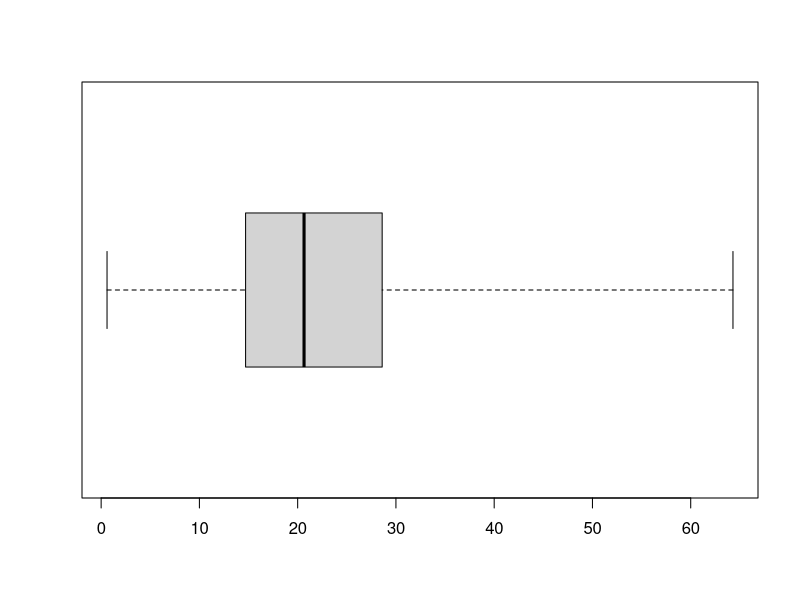
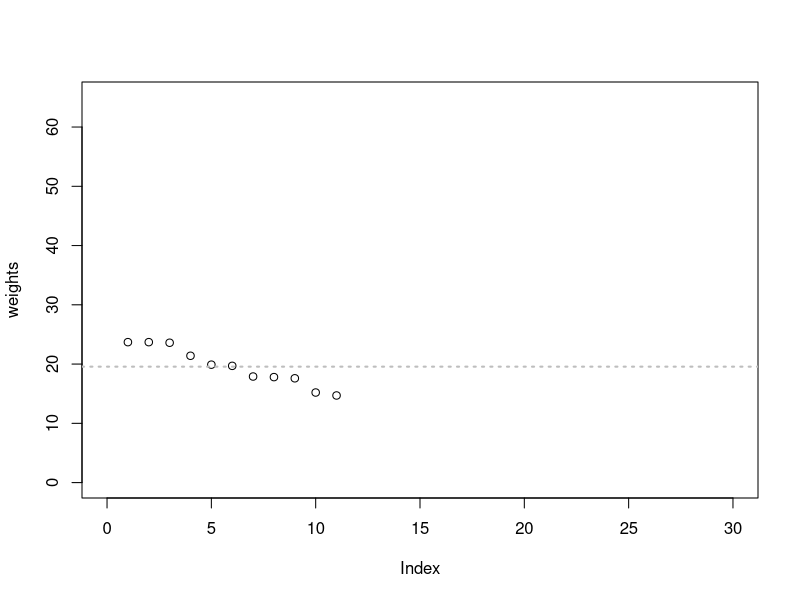
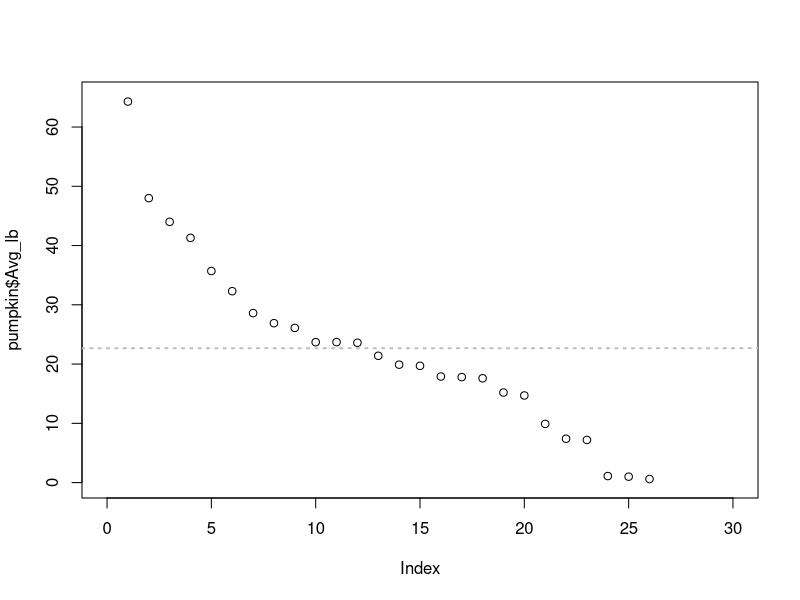
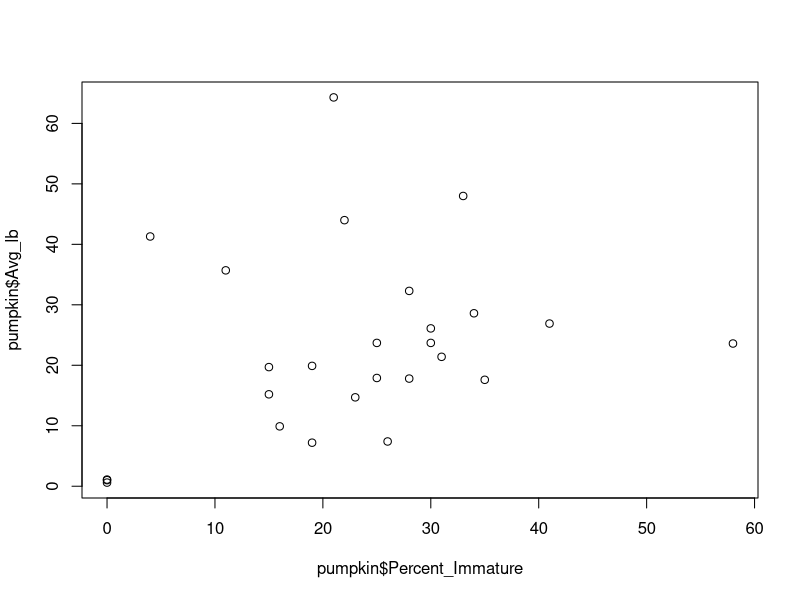
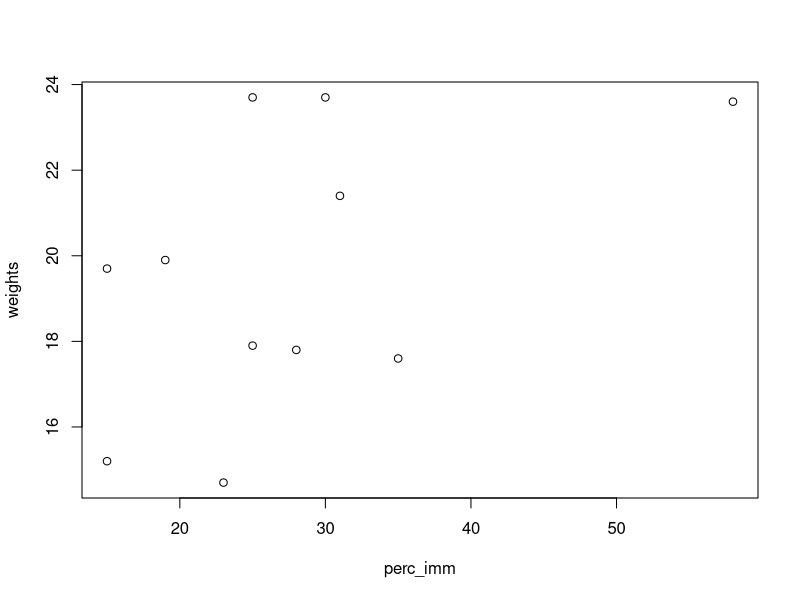
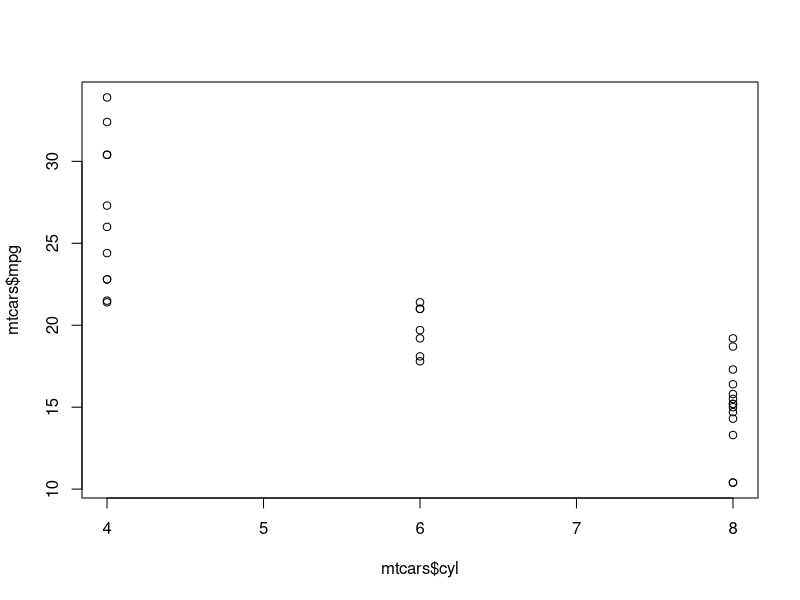
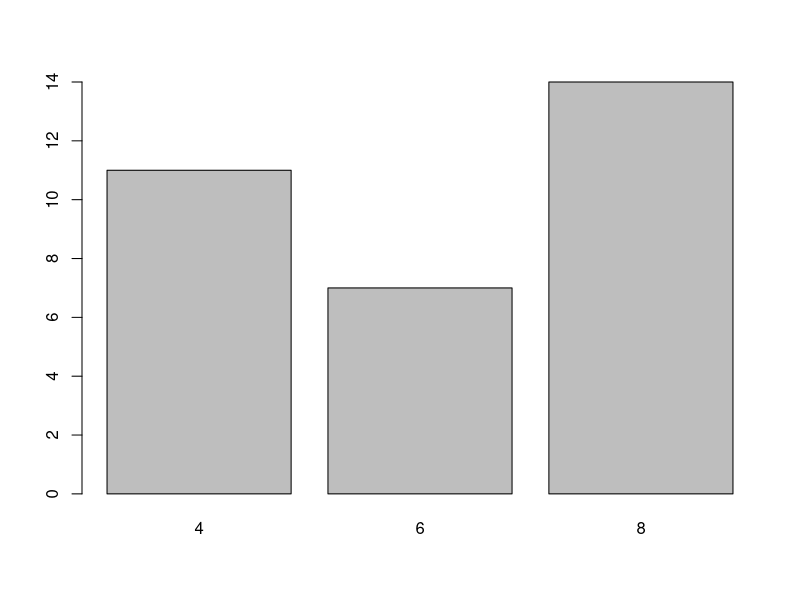
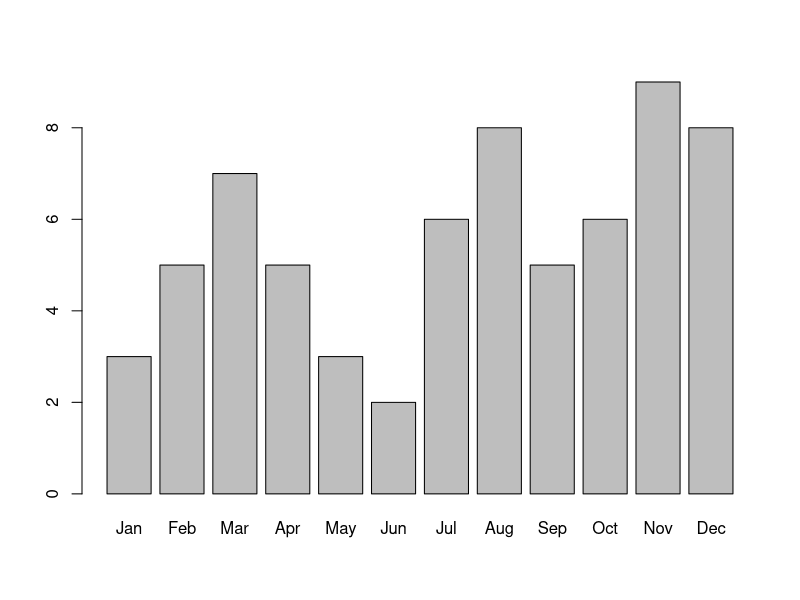

These charts were generated, in order, by the following R code:
## ---- chunk 1
knitr::opts_chunk$set(warning = FALSE)
knitr::opts_chunk$set(message = FALSE)
## ---- chunk 2
weights <- c(23.7,23.7,23.6,21.4,19.9,19.7,    # Medium category only
            17.9,17.8,17.6,15.2,14.7)
meanw <- mean(weights)    # mean
medw <- median(weights)   # median
cat("mean=", meanw, "median=", medw, "\n")
sd(weights)    # standard deviation
range <- max(weights) - min(weights)  # range
range
## ---- chunk 3
getmode <- function(v) {
  uv <- unique(v)
  uv[which.max(tabulate(match(v, uv)))]
}
getmode(weights)
## ---- chunk 4
tapply(mtcars$mpg,INDEX=mtcars$cyl,FUN=mean)
## ---- chunk 5
# read the data
setwd("d:/fscj/WorkingConnections/WWC22-R/WWC2022/workbooks/day2")
pumpkin <- read.csv("pumpkin.csv")
# set the column names
names(pumpkin) <- c("Size","Num_Immature_Acre",
                    "Percent_Immature","Avg_lb")
# find the mean per size category
result <- tapply(pumpkin$Avg_lb,INDEX=pumpkin$Size,FUN=mean)
# it's alphabetical, sort it numerically
sort(result,decreasing=TRUE)
# use the custom getmode function to find the mode per size category 
result <- tapply(pumpkin$Avg_lb,INDEX=pumpkin$Size,FUN=getmode)
# sort it
sort(result,decreasing=TRUE)
## ---- chunk 6
quantile(pumpkin$Avg_lb)
## ---- chunk 7
boxplot(pumpkin$Avg_lb, horizontal=T, range=0)
## ---- chunk 8
var(weights)         # variance of medium pumpkin category
var(pumpkin$Avg_lb)  # variance of all pumpkin weight categories

# plot the data to visualize it!
plot(weights, xlim=c(0,30), ylim=c(0,65))
abline(h=mean(weights),lwd=2,lty=3, col="gray")

plot(pumpkin$Avg_lb, xlim=c(0,30), ylim=c(0,65))
abline(h=mean(pumpkin$Avg_lb),lwd=2,lty=3, col="gray")
## ---- chunk 9
# show covariance, correlation and scatter plot for all pumpkins
# percent immature vs. weight
cov(pumpkin$Percent_Immature,pumpkin$Avg_lb)
cor(pumpkin$Percent_Immature,pumpkin$Avg_lb)
plot(pumpkin$Percent_Immature,pumpkin$Avg_lb)

# show covariance, correlation and scatter plot for medium category
# percent immature vs. weight
perc_imm <- pumpkin[10:20,3]
cov(perc_imm,weights)
cor(perc_imm,weights)
plot(perc_imm,weights)
## ---- chunk 10
cov(mtcars$cyl,mtcars$mpg)
cor(mtcars$cyl,mtcars$mpg)
plot(mtcars$cyl, mtcars$mpg)
## ---- chunk 11
# create a barplot from mtcars Dataset
# plot observations per cylinder (cyl) 
mtcars[1:5,]
cyl.freq <- table(mtcars$cyl)  # table() tabulates values
cyl.freq
barplot(cyl.freq)
## ---- chunk 12
rain <- c(3, 5, 7, 5, 3, 2, 6, 8, 5, 6, 9, 8)
barplot(rain, names = month.abb)
## ---- chunk 13
barplot(rain, xlab = 'Month', ylab = 'Rainfall cm',
        ylim = c(0,10), col = 'lightblue')
 
abline(h = seq(1,9,2), lty = 2, lwd = 0.5, col = 'gray40')

box() # draw box around plot
## ---- chunk 14
data <- c(3, 5, 7, 5, 3, 2, 6, 8, 5, 6, 9, 4, 5, 7, 3, 4)
stem(data)
## ---- chunk 15
stem(data, scale=2)
## ---- chunk 16
data2 <- c(23.0, 17.0, 12.5, 11.0, 17.0, 12.0,  14.5,  
           9.0, 11.0, 9.0, 12.5, 14.5, 17.0, 8.0, 21.0)

stem(data2, scale=2)
## ---- chunk 17
hist(mtcars$hp)
## ---- chunk 18
hist(mtcars$hp,breaks=seq(0,400,25),
  col="gray",main="Horsepower",xlab="HP")
abline(v=c(mean(mtcars$hp),median(mtcars$hp)),
      lty=c(2,3),lwd=2)
legend("topright",
      legend=c("mean HP","median HP"), lty=c(2,3),lwd=2)
## ---- chunk 19
boxplot(mtcars$mpg,names=c('mpg'))
## ---- chunk 20
boxplot(mtcars$mpg,names=c('mpg'),show.names=TRUE,
          horizontal=TRUE,xlab="value",col="green")
